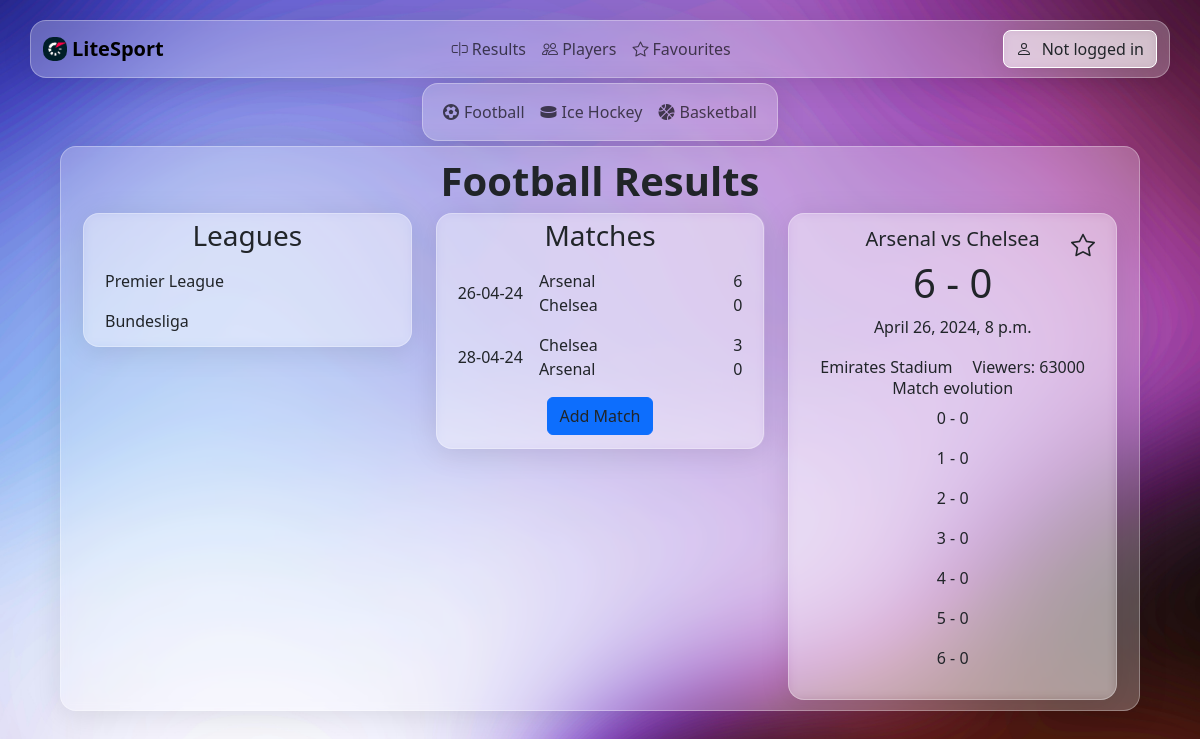
/football/results/1/2, run on the app's committed database.
### base/models.py (models this page shows, shortened)
class League(models.Model):
    name = models.CharField(max_length=50, blank=False, null=False)
    description = models.CharField(max_length=100, blank=True, null=True)
    id_category = models.ForeignKey('Category', on_delete=models.CASCADE)

class Match(models.Model):
    score_1 = models.IntegerField(default=0)
    score_2 = models.IntegerField(default=0)
    start_time = models.DateTimeField(null=True)
    end_time = models.DateTimeField(null=True)
    viewers = models.IntegerField(default=0)
    stadium = models.CharField(max_length=30,default="")
    id_category = models.ForeignKey('Category', on_delete=models.CASCADE)
    id_league = models.ForeignKey('League', on_delete=models.CASCADE)
    user = models.ForeignKey(User, on_delete=models.CASCADE)
    id_team_1 = models.ForeignKey('Team', on_delete=models.CASCADE, related_name='team_1')
    id_team_2 = models.ForeignKey('Team', on_delete=models.CASCADE, related_name='team_2')

class Team(models.Model):
    name = models.CharField(max_length=30,default="",null=False)
    id_category = models.ForeignKey('Category', on_delete=models.CASCADE)
    id_league = models.ForeignKey('League', on_delete=models.CASCADE)

class EditHistory(models.Model):
    modified_at = models.DateTimeField(null=True)
    old_score1 = models.IntegerField(default="",null=False)
    old_score2 = models.IntegerField(default="",null=False)
    new_score1 = models.IntegerField(default="",null=False)
    new_score2 = models.IntegerField(default="",null=False)
    user = models.ForeignKey(User, on_delete=models.CASCADE)
    id_match = models.ForeignKey('Match', on_delete=models.CASCADE)

### base/views.py (the view)
# urls.py: path('', views.home, name="home"),
def home(request, league_id=None, match_id=None):
    match = None
    match_history = None
    league = None
    category = Category.objects.get(name='Football')
    leagues = League.objects.filter(id_category=category)
    favourites = []
    if request.user.is_authenticated:
        favourites = Favourite.objects.filter(user=request.user).values_list('id_match_id', flat=True)
    if league_id:
        league = League.objects.get(id=league_id)
        if match_id:
            match = Match.objects.get(id=match_id)
            match_history = EditHistory.objects.filter(id_match=match_id)
        else:
            match = None
        matches = Match.objects.filter(id_league=league)
    else:
        matches = None
    context = {
        'leagues': leagues,
        'matches': matches,
        'selected_match': match,
        'selected_league': league,
        'selected_category': category,
        'match_history': match_history,
        'favourites': favourites,
        'title': 'Football Results',
        'type_view': 'results',
    }
    return render(request, 'base/home.html', context)

### base/templates/base/home.html (shortened to what this page needs)
{% extends 'main.html' %}
{% block content %}
<div class="container-lg glass-effect main-container">
    <h1 ><strong class="page-title">{{title}}</strong></h1>
    <div class="container text-start">
        <div class="row align-items-start">
            <div class="col">
                <div class="league-div glass-effect">
                    <h3 class="page-title">Leagues</h3>
                    <ul class="list-group">
                        {% for league in leagues %}
                            {% if league.id_category.name == "Football" %}
                                <li class="list-group-item d-flex justify-content-between align-items-center">
                                    <a href="{% url 'football_league' league.id %}">
                                        {{ league.name }}
                                    </a>
                                </li>
                            {% elif league.id_category.name == "Basketball" %}
                                <li class="list-group-item d-flex justify-content-between align-items-center">
                                    <a href="{% url 'basketball_league' league.id %}">
                                        {{ league.name }}
                                    </a>
                                </li>
                            {% elif league.id_category.name == "Ice Hockey" %}
                                <li class="list-group-item d-flex justify-content-between align-items-center">
                                    <a href="{% url 'hockey_league' league.id %}">
                                        {{ league.name }}
                                    </a>
                                </li>
                            {% endif %}
                        {% endfor %}
                    </ul>
                </div>
            </div>
            <div class="col">
                <div class="league-div glass-effect">
                    <h3 class="page-title">Matches</h3>
                    <ul class="list-group">
                        {% for match in matches %}
                        <li class="list-group-item d-flex justify-content-between align-items-start">
                            <div class="d-flex">
                                <div class="match-date me-3 align-self-center">{{ match.start_time|date:"d-m-y" }}</div>
                                <div>
                                    {% if match.id_category.name == "Football" %}
                                        <a href="{% url 'football_match' match.id_league.id match.id %}" class="match-teams">
                                            <div>{{ match.id_team_1.name }}</div>
                                            <div>{{ match.id_team_2.name }}</div>
                                        </a>
                                    {% elif match.id_category.name == "Basketball" %}
                                        <a href="{% url 'basketball_match' match.id_league.id match.id %}" class="match-teams">
                                            <div>{{ match.id_team_1.name }}</div>
                                            <div>{{ match.id_team_2.name }}</div>
                                        </a>
                                    {% elif match.id_category.name == "Ice Hockey" %}
                                        <a href="{% url 'hockey_match' match.id_league.id match.id %}" class="match-teams">
                                            <div>{{ match.id_team_1.name }}</div>
                                            <div>{{ match.id_team_2.name }}</div>
                                        </a>
                                    {% endif %}
                                </div>
                            </div>
                            <div class="match-result text-end">
                                <div>{{ match.score_1 }}</div>
                                <div>{{ match.score_2 }}</div>
                            </div>
                        </li>
                    {% empty %}
                        <li class="list-group-item">Please select a league to view matches.</li>
                    {% endfor %}
                    {% if selected_league %}
                        <li class="list-group-item d-flex justify-content-center align-items-center">
                            <a href="{% url 'create_match' selected_category.id selected_league.id %}" class="btn btn-primary">Add Match</a>
                        </li>
                    {% endif %}
                    </ul>
                </div>
            </div>
            <div class="col">
                {% if selected_match %}
                <div class="league-div glass-effect">
                    <ul class="list-group">
                        <li class="list-group-item">
                            <div style="position: relative;">
                                <h5 class="page-title">{{ selected_match.id_team_1.name }} vs {{ selected_match.id_team_2.name }}</h5>
                                <h1 class="page-title">{{ selected_match.score_1 }} - {{ selected_match.score_2 }}</h1>
                                <p class="page-title">{{ selected_match.start_time }}</p>
                                <div class="page-title" style="justify-content: space-around;">
                                    <span>{{ selected_match.stadium }}</span>
                                    <span>Viewers: {{ selected_match.viewers }}</span>
                                </div>
                                <a href="{% url 'favourite_match' selected_match.id %}">
                                    <i style="position: absolute; top: 0; right: 0; font-size: 24px" id="star" class="{% if selected_match.id in favourites %}bi bi-star-fill{% else %}bi bi-star{% endif %}"></i>
                                </a>
                                <h6 class="page-title">Match evolution</h6>
                                {% if match_history|length > 0 %}
                                    <div class="page-title">
                                        <p class"page-title">0 - 0</p>
                                    </div>
                                {% endif %}
                                {% for match_his in match_history %}
                                    <div class="page-title">
                                        <p class"page-title">{{match_his.new_score1}} - {{match_his.new_score2}}</p>
                                    </div>
                                {% empty %}
                                    <div class="page-title">
                                        <p class="page-title">No match history information available.</p>
                                    </div>
                                {% endfor %}
                            </div>
                        </li>
                    </ul>
                </div>
                {% endif %}
            </div>
        </div>
    </div>
</div>
{% endblock %}

### static/css/style.css (style rules this page uses)
html, body { height: 100%; }
body { background-size: cover; background-repeat: no-repeat; background-position: center center; background-attachment: fixed; }
.glass-effect { background: rgba(255, 255, 255, 0.25); border-radius: 16px; box-shadow: 0 4px 30px rgba(0, 0, 0, 0.1); backdrop-filter: blur(5px); -webkit-backdrop-filter: blur(5px); border: 1px solid rgba(255, 255, 255, 0.3); }
.container-lg.main-container { width: 90%; justify-content: center; padding: 10px; margin-top: 5px; }
.page-title { display: flex; align-items: center; justify-content: center; }
.league-div { padding: 5px; }
.list-group-item a { text-decoration: none; color: inherit; }
.list-group-item { background: none; border: none; transition: all 0.3s ease; }
.match-date { flex: 1; }
.match-teams { flex: 2; display: flex; flex-direction: column; text-align: start; }
.match-result { flex: 1; display: flex; flex-direction: column; text-align: right; }

### data on the page
League: name "Premier League"
League: name "Bundesliga"
Match: start_time "26-04-24", id_team_1.name "Arsenal", id_team_2.name "Chelsea", score_1 "6", score_2 "0", start_time "April 26, 2024, 8 p.m.", stadium "Emirates Stadium", viewers "63000"
Match: start_time "28-04-24", id_team_1.name "Chelsea", id_team_2.name "Arsenal", score_1 "3", score_2 "0"
EditHistory: new_score1 "1", new_score2 "0"
EditHistory: new_score1 "2", new_score2 "0"
EditHistory: new_score1 "3", new_score2 "0"
EditHistory: new_score1 "4", new_score2 "0"
EditHistory: new_score1 "5", new_score2 "0"
EditHistory: new_score1 "6", new_score2 "0"

### other printed values
{{ title }} "Football Results"
